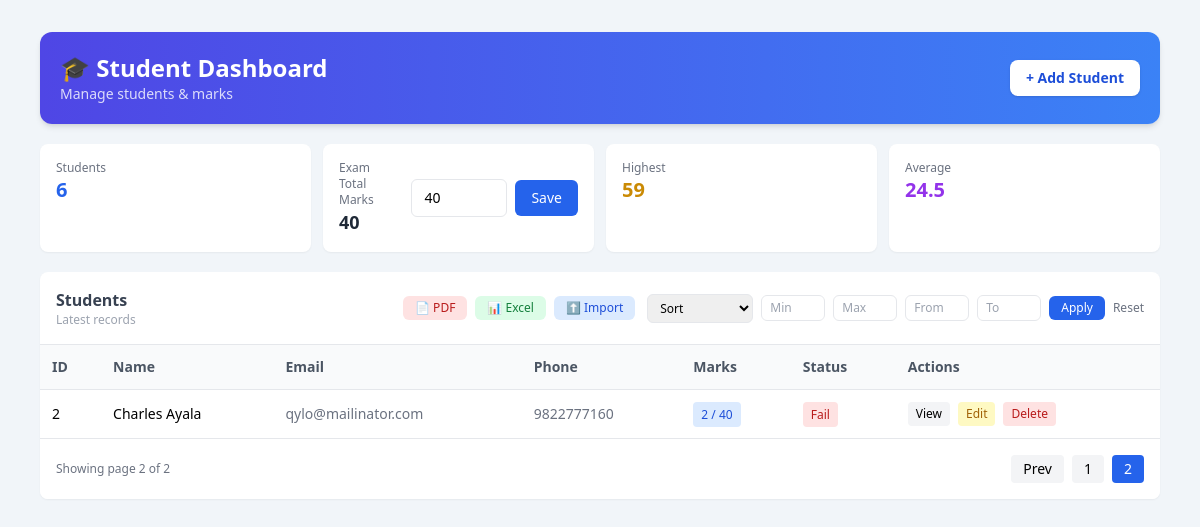
/routes.php?page=2, run on the app's committed database.
### tables this page shows
CREATE TABLE `settings` (
  `id` int(11) NOT NULL,
  `exam_total_marks` int(11) NOT NULL
);

CREATE TABLE `students` (
  `id` int(11) NOT NULL,
  `name` varchar(100) DEFAULT NULL,
  `email` varchar(100) DEFAULT NULL,
  `phone` varchar(15) DEFAULT NULL,
  `marks` int(11) DEFAULT NULL,
  `created_at` timestamp NOT NULL DEFAULT current_timestamp()
);

### app/controllers/StudentController.php (called while the page is built, shortened)
<?php
require_once __DIR__ . '/../models/Student.php';
class StudentController
{
    public function index()
    {
        $student = new Student();
        $limit  = 5;
        $page   = isset($_GET['page']) ? (int) $_GET['page'] : 1;
        $offset = ($page - 1) * $limit;
        $students      = $student->getPaginated($limit, $offset);
        $totalStudents = $student->getCount();
        $totalPages = ceil($totalStudents / $limit);
        $stats     = $student->getStats();
        $examTotal = $student->getExamTotalMarks();
        include __DIR__ . '/../views/students/index.php';
    }
}

### core/Database.php (called while the page is built, shortened)
<?php
class Database {
    private $host = "localhost";
    private $user = "root";
    private $pass = "";
    private $db = "student_admin_panel";
    public function __construct() {
        $this->conn = new mysqli(
            $this->host,
            $this->user,
            $this->pass,
            $this->db
        );
    }
}

### app/models/Student.php (called while the page is built, shortened)
<?php
require_once __DIR__ . '/../../core/Database.php';
class Student {
    private $conn;
    public function __construct() {
        $db = new Database();
        $this->conn = $db->conn;
    }
    public function getPaginated($limit, $offset) {
        return $this->conn->query("
            SELECT * FROM students
            ORDER BY id DESC
            LIMIT $limit OFFSET $offset
        ");
    }
    public function getCount() {
        $result = $this->conn->query("SELECT COUNT(*) as total FROM students");
        return $result->fetch_assoc()['total'];
    }
    public function getStats() {
        $result = $this->conn->query("
            SELECT
                COUNT(*) as total_students,
                SUM(marks) as total_scored_marks,
                MAX(marks) as highest_marks,
                AVG(marks) as avg_marks
            FROM students
        ");
        return $result->fetch_assoc();
    }
    public function getExamTotalMarks() {
        return $this->conn->query("SELECT exam_total_marks FROM settings LIMIT 1")
            ->fetch_assoc()['exam_total_marks'];
    }
}

### app/views/students/index.php (the view, shortened to what this page needs)
<!DOCTYPE html>
<html>
<head>
    <script src="https://cdn.tailwindcss.com"></script>
</head>
<body class="bg-slate-100">
<div class="max-w-6xl mx-auto py-8 px-4 space-y-5">
    <div class="bg-gradient-to-r from-indigo-600 to-blue-500 rounded-xl shadow-md p-5 text-white flex justify-between items-center">
        <div>
            <h1 class="text-2xl font-bold">🎓 Student Dashboard</h1>
            <p class="text-white/80 text-sm">Manage students & marks</p>
        </div>
        <a href="?action=create"
           class="bg-white text-blue-700 px-4 py-2 rounded-lg font-semibold shadow hover:scale-105 transition text-sm">
            + Add Student
        </a>
    </div>
    <div class="grid grid-cols-2 md:grid-cols-4 gap-3">
        <div class="bg-white rounded-lg shadow-sm p-4">
            <p class="text-xs text-gray-500">Students</p>
            <h2 class="text-xl font-bold text-blue-600"><?= $stats['total_students'] ?? 0 ?></h2>
        </div>
        <div class="bg-white rounded-lg shadow-sm p-4 flex flex-col md:flex-row md:items-center md:justify-between gap-4">
            <div>
                <p class="text-xs text-gray-500">Exam Total Marks</p>
                <h2 class="text-lg font-bold text-gray-800"><?= $examTotal ?></h2>
            </div>
            <form method="POST" action="?action=update_exam_marks" class="flex items-center gap-2">
                <input type="number"
                    name="exam_total_marks"
                    value="<?= $examTotal ?>"
                    class="border rounded-md px-3 py-2 w-24 text-sm focus:ring-2 focus:ring-blue-400">
                <button class="bg-blue-600 hover:bg-blue-700 text-white px-4 py-2 rounded-md text-sm">
                    Save
                </button>
            </form>
        </div>
        <div class="bg-white rounded-lg shadow-sm p-4">
            <p class="text-xs text-gray-500">Highest</p>
            <h2 class="text-xl font-bold text-yellow-600"><?= $stats['highest_marks'] ?? 0 ?></h2>
        </div>
        <div class="bg-white rounded-lg shadow-sm p-4">
            <p class="text-xs text-gray-500">Average</p>
            <h2 class="text-xl font-bold text-purple-600">
                <?= round($stats['avg_marks'] ?? 0, 2) ?>
            </h2>
        </div>
    </div>
<div class="bg-white rounded-lg shadow-sm overflow-hidden">
<div class="p-4 border-b flex flex-col lg:flex-row lg:justify-between lg:items-center gap-3">
    <div>
        <h2 class="font-semibold text-gray-700">Students</h2>
        <p class="text-xs text-gray-400">Latest records</p>
    </div>
    <div class="flex flex-col lg:flex-row gap-3 lg:items-center">
        <div class="flex gap-2">
            <a href="?action=export_pdf"
               class="bg-red-100 text-red-700 px-3 py-1 rounded-md text-xs hover:bg-red-200">
                📄 PDF
            </a>
            <a href="?action=export_excel"
               class="bg-green-100 text-green-700 px-3 py-1 rounded-md text-xs hover:bg-green-200">
                📊 Excel
            </a>
            <label class="bg-blue-100 text-blue-700 px-3 py-1 rounded-md text-xs hover:bg-blue-200 cursor-pointer">
                ⬆ Import
            </label>
        </div>
        <form method="GET" class="flex flex-wrap gap-2 items-center">
            <select name="sort" class="border rounded-md px-2 py-1 text-xs">
                <option value="">Sort</option>
            </select>
            <input type="number" name="min" placeholder="Min"
                   class="border rounded-md px-2 py-1 text-xs w-16">
            <input type="number" name="max" placeholder="Max"
                   class="border rounded-md px-2 py-1 text-xs w-16">
            <input type="number" name="from" placeholder="From"
                   class="border rounded-md px-2 py-1 text-xs w-16">
            <input type="number" name="to" placeholder="To"
                   class="border rounded-md px-2 py-1 text-xs w-16">
            <button class="bg-blue-600 text-white px-3 py-1 rounded-md text-xs hover:bg-blue-700">
                Apply
            </button>
            <a href="/student_admin_panel/public/"
               class="text-gray-500 text-xs hover:text-black">
                Reset
            </a>
        </form>
    </div>
</div>
<div class="overflow-x-auto">
    <table class="w-full text-sm">
                <thead class="bg-gray-50 text-gray-600">
                    <tr>
                        <th class="p-3 text-left">ID</th>
                        <th class="p-3 text-left">Name</th>
                        <th class="p-3 text-left">Email</th>
                        <th class="p-3 text-left">Phone</th>
                        <th class="p-3 text-left">Marks</th>
                        <th class="p-3 text-left">Status</th>
                        <th class="p-3 text-left">Actions</th>
                    </tr>
                </thead>
                <tbody>
                <?php while ($row = $students->fetch_assoc()) { ?>
                    <tr class="border-t hover:bg-gray-50">
                        <td class="p-3"><?= $row['id'] ?></td>
                        <td class="p-3 font-medium"><?= $row['name'] ?></td>
                        <td class="p-3 text-gray-500"><?= $row['email'] ?></td>
                        <td class="p-3 text-gray-500"><?= $row['phone'] ?></td>
                        <td class="p-3">
                            <span class="bg-blue-100 text-blue-700 px-2 py-1 rounded text-xs">
                                <?= $row['marks'] ?> / <?= $examTotal ?>
                            </span>
                        </td>
                        <td class="p-3">
                            <?php if ($row['marks'] >= ($examTotal / 2)): ?>
                                <span class="text-xs px-2 py-1 bg-green-100 text-green-700 rounded">
                                    Pass
                                </span>
                            <?php else: ?>
                                <span class="text-xs px-2 py-1 bg-red-100 text-red-700 rounded">
                                    Fail
                                </span>
                            <?php endif; ?>
                        </td>
                        <td class="p-3 flex gap-2">
                            <a href="?action=view&id=<?= $row['id'] ?>"
                               class="text-xs px-2 py-1 bg-gray-100 rounded hover:bg-gray-200">
                                View
                            </a>
                            <a href="?action=edit&id=<?= $row['id'] ?>"
                               class="text-xs px-2 py-1 bg-yellow-100 text-yellow-700 rounded hover:bg-yellow-200">
                                Edit
                            </a>
                            <a href="?action=delete&id=<?= $row['id'] ?>"
                               class="text-xs px-2 py-1 bg-red-100 text-red-700 rounded hover:bg-red-200">
                                Delete
                            </a>
                        </td>
                    </tr>
                <?php } ?>
                </tbody>
            </table>
            <div class="flex justify-between items-center p-4 bg-white border-t">
                <p class="text-xs text-gray-500">
                    Showing page <?= $page ?> of <?= $totalPages ?>
                </p>
                <div class="flex gap-2">
                    <?php if ($page > 1): ?>
                        <a href="?page=<?= $page - 1 ?>"
                        class="px-3 py-1 text-sm bg-gray-100 rounded hover:bg-gray-200">
                            Prev
                        </a>
                    <?php endif; ?>
                    <?php for ($i = 1; $i <= $totalPages; $i++): ?>
                        <a href="?page=<?= $i ?>"
                        class="px-3 py-1 text-sm rounded
                        <?= ($page == $i) ? 'bg-blue-600 text-white' : 'bg-gray-100 hover:bg-gray-200' ?>">
                            <?= $i ?>
                        </a>
                    <?php endfor; ?>
                </div>
            </div>
        </div>
    </div>
</div>
</body>
</html>

### data on the page
settings: exam_total_marks "40"
students: id "2", name "Charles Ayala", email "qylo@mailinator.com", phone "9822777160", marks "2", shows "Fail"

### other printed values
$stats['total_students'] "6"
$stats['highest_marks'] "59"
$stats['avg_marks'] "24.5"
$page "2"
$totalPages "2"
